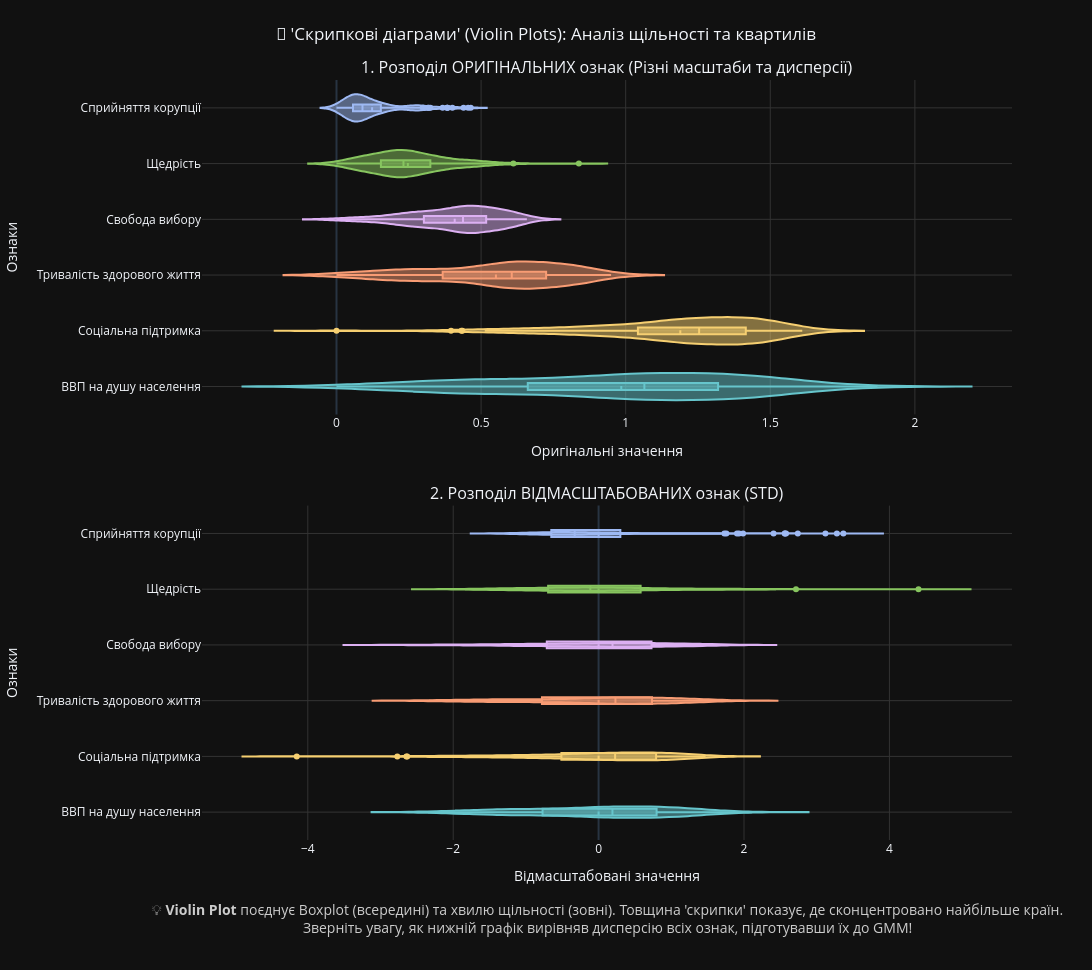

Here is the notebook cell this chart was saved with:
### Markdown cell above
**10. Відобразити статистики:**

### Code cell
print("📊 Технічний аудит та порівняння описових статистик...\n")

fig_stats = make_subplots(
    rows=2, cols=1,
    subplot_titles=("1. Розподіл ОРИГІНАЛЬНИХ ознак (Різні масштаби та дисперсії)", f"2. Розподіл ВІДМАСШТАБОВАНИХ ознак ({SCALER_TYPE.upper()})"),
    vertical_spacing=0.12
)

colors = px.colors.qualitative.Pastel

for i, col in enumerate(FEATURES_FULL):
    clean_name = FEATURE_TRANSLATIONS.get(col, str(col).replace('.', ' ').replace('_', ' ').strip())

    fig_stats.add_trace(go.Violin(
        x=X_features[col], name=clean_name, marker_color=colors[i % len(colors)],
        box_visible=True, meanline_visible=True, points='outliers',
        hovertemplate=f"<b>{clean_name}</b><br>Значення: %{{x:.3f}}<extra></extra>"
    ), row=1, col=1)

for i, col in enumerate(FEATURES_FULL):
    clean_name = FEATURE_TRANSLATIONS.get(col, str(col).replace('.', ' ').replace('_', ' ').strip())
    
    fig_stats.add_trace(go.Violin(
        x=df_scaled[col], name=clean_name, marker_color=colors[i % len(colors)],
        box_visible=True, meanline_visible=True, points='outliers',
        hovertemplate=f"<b>{clean_name} (Scaled)</b><br>Значення: %{{x:.3f}}<extra></extra>"
    ), row=2, col=1)

fig_stats.update_xaxes(title_text="Оригінальні значення", showgrid=True, gridcolor='#333', row=1, col=1)
fig_stats.update_yaxes(title_text="Ознаки", showgrid=True, gridcolor='#333', row=1, col=1)

fig_stats.update_xaxes(title_text="Відмасштабовані значення", showgrid=True, gridcolor='#333', row=2, col=1)
fig_stats.update_yaxes(title_text="Ознаки", showgrid=True, gridcolor='#333', row=2, col=1)

dynamic_violin_height = max(500, len(FEATURES_FULL) * 120 + 250)

fig_stats.update_layout(
    title_text="🎻 'Скрипкові діаграми' (Violin Plots): Аналіз щільності та квартилів",
    title_x=0.5, 
    width=1500, height=dynamic_violin_height,
    template=PLOT_TEMPLATE, showlegend=False,
    margin=dict(b=130, l=150, t=80)
)

fig_stats.add_annotation(
    x=0.5, y=-0.13, xref="paper", yref="paper",
    text="💡 <b>Violin Plot</b> поєднує Boxplot (всередині) та хвилю щільності (зовні). Товщина 'скрипки' показує, де сконцентровано найбільше країн.<br>Зверніть увагу, як нижній графік вирівняв дисперсію всіх ознак, підготувавши їх до GMM!",
    showarrow=False, font=dict(size=14, color="#cccccc"), align="center"
)

print("Красивий Вивід:")
fig_stats.show()

print("Технічний Вивід - Статистики ОРИГІНАЛЬНОГО набору (Для порівняння):")
display(X_features.describe().T.style.background_gradient(cmap=DESCRIBE_CMAP).format("{:.4f}"))

print("\nТехнічний Вивід - Статистики ВІДМАСШТАБОВАНОГО набору (Scaled):")
display(df_scaled.describe().T.style.background_gradient(cmap='Purples').format("{:.4f}"))

### Figure 1 — Plotly figure (JSON) as saved in the notebook; plotly's stock layout.template omitted (floating-point values rounded to 4 significant figures; data arrays with more than 128 entries replaced by an {"elided": "..."} marker saying what was removed)
{"data": [{"box": {"visible": true}, "hovertemplate": "<b>ВВП на душу населення</b><br>Значення: %{x:.3f}<extra></extra>", "marker": {"color": "rgb(102, 197, 204)"}, "meanline": {"visible": true}, "name": "ВВП на душу населення", "points": "outliers", "type": "violin", "x": {"elided": "155 float values"}, "xaxis": "x", "yaxis": "y"}, {"box": {"visible": true}, "hovertemplate": "<b>Соціальна підтримка</b><br>Значення: %{x:.3f}<extra></extra>", "marker": {"color": "rgb(246, 207, 113)"}, "meanline": {"visible": true}, "name": "Соціальна підтримка", "points": "outliers", "type": "violin", "x": {"elided": "155 float values"}, "xaxis": "x", "yaxis": "y"}, {"box": {"visible": true}, "hovertemplate": "<b>Тривалість здорового життя</b><br>Значення: %{x:.3f}<extra></extra>", "marker": {"color": "rgb(248, 156, 116)"}, "meanline": {"visible": true}, "name": "Тривалість здорового життя", "points": "outliers", "type": "violin", "x": {"elided": "155 float values"}, "xaxis": "x", "yaxis": "y"}, {"box": {"visible": true}, "hovertemplate": "<b>Свобода вибору</b><br>Значення: %{x:.3f}<extra></extra>", "marker": {"color": "rgb(220, 176, 242)"}, "meanline": {"visible": true}, "name": "Свобода вибору", "points": "outliers", "type": "violin", "x": {"elided": "155 float values"}, "xaxis": "x", "yaxis": "y"}, {"box": {"visible": true}, "hovertemplate": "<b>Щедрість</b><br>Значення: %{x:.3f}<extra></extra>", "marker": {"color": "rgb(135, 197, 95)"}, "meanline": {"visible": true}, "name": "Щедрість", "points": "outliers", "type": "violin", "x": {"elided": "155 float values"}, "xaxis": "x", "yaxis": "y"}, {"box": {"visible": true}, "hovertemplate": "<b>Сприйняття корупції</b><br>Значення: %{x:.3f}<extra></extra>", "marker": {"color": "rgb(158, 185, 243)"}, "meanline": {"visible": true}, "name": "Сприйняття корупції", "points": "outliers", "type": "violin", "x": {"elided": "155 float values"}, "xaxis": "x", "yaxis": "y"}, {"box": {"visible": true}, "hovertemplate": "<b>ВВП на душу населення (Scaled)</b><br>Значення: %{x:.3f}<extra></extra>", "marker": {"color": "rgb(102, 197, 204)"}, "meanline": {"visible": true}, "name": "ВВП на душу населення", "points": "outliers", "type": "violin", "x": {"elided": "155 float values"}, "xaxis": "x2", "yaxis": "y2"}, {"box": {"visible": true}, "hovertemplate": "<b>Соціальна підтримка (Scaled)</b><br>Значення: %{x:.3f}<extra></extra>", "marker": {"color": "rgb(246, 207, 113)"}, "meanline": {"visible": true}, "name": "Соціальна підтримка", "points": "outliers", "type": "violin", "x": {"elided": "155 float values"}, "xaxis": "x2", "yaxis": "y2"}, {"box": {"visible": true}, "hovertemplate": "<b>Тривалість здорового життя (Scaled)</b><br>Значення: %{x:.3f}<extra></extra>", "marker": {"color": "rgb(248, 156, 116)"}, "meanline": {"visible": true}, "name": "Тривалість здорового життя", "points": "outliers", "type": "violin", "x": {"elided": "155 float values"}, "xaxis": "x2", "yaxis": "y2"}, {"box": {"visible": true}, "hovertemplate": "<b>Свобода вибору (Scaled)</b><br>Значення: %{x:.3f}<extra></extra>", "marker": {"color": "rgb(220, 176, 242)"}, "meanline": {"visible": true}, "name": "Свобода вибору", "points": "outliers", "type": "violin", "x": {"elided": "155 float values"}, "xaxis": "x2", "yaxis": "y2"}, {"box": {"visible": true}, "hovertemplate": "<b>Щедрість (Scaled)</b><br>Значення: %{x:.3f}<extra></extra>", "marker": {"color": "rgb(135, 197, 95)"}, "meanline": {"visible": true}, "name": "Щедрість", "points": "outliers", "type": "violin", "x": {"elided": "155 float values"}, "xaxis": "x2", "yaxis": "y2"}, {"box": {"visible": true}, "hovertemplate": "<b>Сприйняття корупції (Scaled)</b><br>Значення: %{x:.3f}<extra></extra>", "marker": {"color": "rgb(158, 185, 243)"}, "meanline": {"visible": true}, "name": "Сприйняття корупції", "points": "outliers", "type": "violin", "x": {"elided": "155 float values"}, "xaxis": "x2", "yaxis": "y2"}], "layout": {"annotations": [{"font": {"size": 16}, "showarrow": false, "text": "1. Розподіл ОРИГІНАЛЬНИХ ознак (Різні масштаби та дисперсії)", "x": 0.5, "xanchor": "center", "xref": "paper", "y": 1, "yanchor": "bottom", "yref": "paper"}, {"font": {"size": 16}, "showarrow": false, "text": "2. Розподіл ВІДМАСШТАБОВАНИХ ознак (STD)", "x": 0.5, "xanchor": "center", "xref": "paper", "y": 0.44, "yanchor": "bottom", "yref": "paper"}, {"align": "center", "font": {"color": "#cccccc", "size": 14}, "showarrow": false, "text": "💡 <b>Violin Plot</b> поєднує Boxplot (всередині) та хвилю щільності (зовні). Товщина 'скрипки' показує, де сконцентровано найбільше країн.<br>Зверніть увагу, як нижній графік вирівняв дисперсію всіх ознак, підготувавши їх до GMM!", "x": 0.5, "xref": "paper", "y": -0.13, "yref": "paper"}], "height": 970, "margin": {"b": 130, "l": 150, "t": 80}, "showlegend": false, "title": {"text": "🎻 'Скрипкові діаграми' (Violin Plots): Аналіз щільності та квартилів", "x": 0.5}, "width": 1500, "xaxis": {"anchor": "y", "domain": [0, 1], "gridcolor": "#333", "showgrid": true, "title": {"text": "Оригінальні значення"}}, "xaxis2": {"anchor": "y2", "domain": [0, 1], "gridcolor": "#333", "showgrid": true, "title": {"text": "Відмасштабовані значення"}}, "yaxis": {"anchor": "x", "domain": [0.56, 1], "gridcolor": "#333", "showgrid": true, "title": {"text": "Ознаки"}}, "yaxis2": {"anchor": "x2", "domain": [0, 0.44], "gridcolor": "#333", "showgrid": true, "title": {"text": "Ознаки"}}}}
